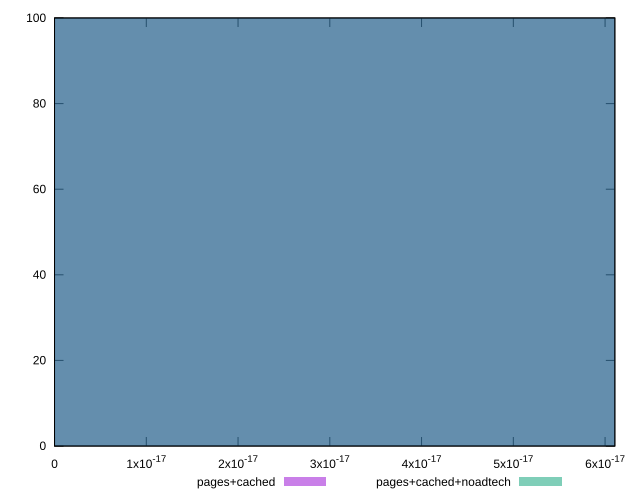

Write gnuplot code to recreate this figure.
reset

$pagesCached <<EOF
0 100
EOF

$pagesCachedNoadtech <<EOF
0 100
EOF

set key outside below
set boxwidth 1e-12
set xrange [0:6.106226635438361e-17]
set yrange [0:100]
set trange [0:100]
set style fill transparent solid 0.5 noborder
set terminal svg size 640, 500 enhanced background rgb 'white'
set output "report_00019_2021-02-10T18-14-37.922Z//meta/score-difference/comparison/histogram/1_vs_2.svg"

plot $pagesCached title "pages+cached" with boxes, \
     $pagesCachedNoadtech title "pages+cached+noadtech" with boxes

reset
